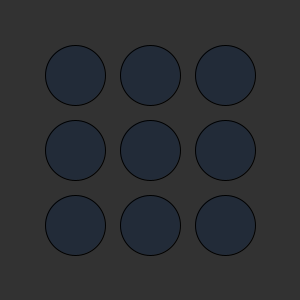
Frame 1 (no input)
Frame 60 (the mouse pressed at the canvas centre just before this capture): identical to frame 1, image omitted
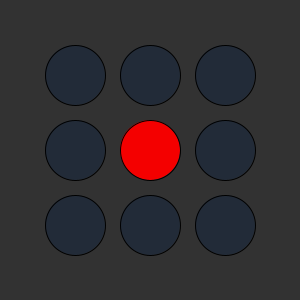
Frame 120 (the mouse held since frame 60 and released just before this capture)

The Processing sketch that drew these frames (run headless with seeded random() and noise(); from frame 60 on, the mouse is pressed at the canvas centre):

// Processing sketch: problema1
// ── problema1.pde
void setup()
{
  size(300, 300);
}

void draw()
{
  background(50);
  circulo(75, 75, 30);
  circulo(75, 150, 30);
  circulo(75, 225, 30);
  
  circulo(150, 75, 30);
  circulo(150, 150, 30);
  circulo(150, 225, 30);
  
  circulo(225, 75, 30);
  circulo(225, 150, 30);
  circulo(225, 225, 30);
}


void circulo(float x, float y, float r)
{
  fill(34,43,56);
  
  if(x-r < mouseX &&  mouseX < x+r) 
  {
    if(y-r < mouseY &&  mouseY < y+r )
    {
      fill(244, 0, 0);
    }
  }
  
  circle(x, y, 2*r);
}
